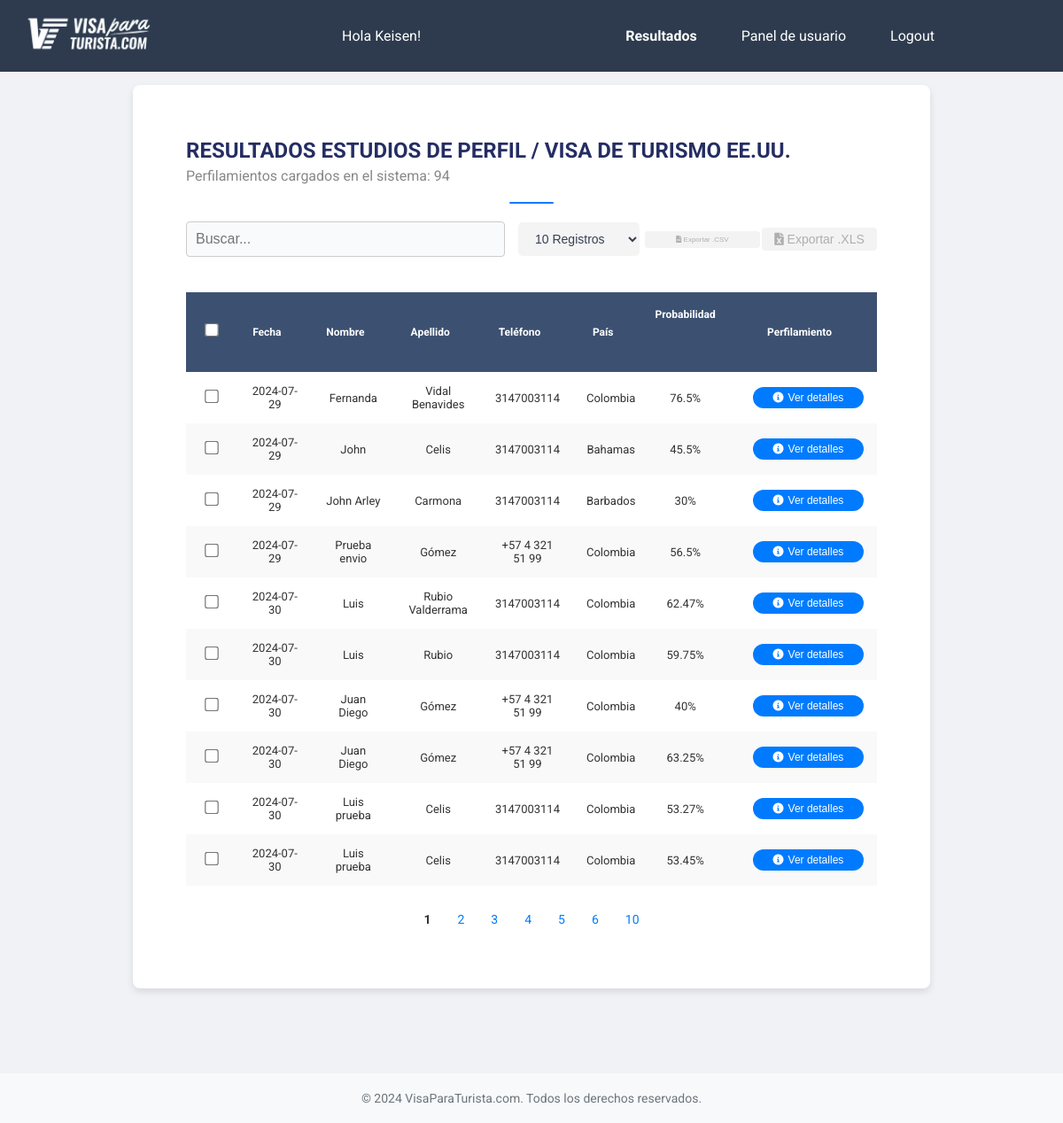
The app's page /results (signed in) with its own data.
### models.py (models this page shows, shortened)
class User(UserMixin, db.Model):
    id = db.Column(db.Integer, primary_key=True)
    username = db.Column(db.String(100), unique=True, nullable=False)
    name = db.Column(db.String(100), nullable=False)
    email = db.Column(db.String(100), nullable=False, unique=True)
    telefono = db.Column(db.Integer, nullable=False)
    password_hash = db.Column(db.String(130), nullable=False)
    roles = db.relationship("Roles", secondary="user_roles", back_populates="users")
    @hybrid_property
    def password(self):
        raise AttributeError('password is not a readable attribute')

class FormResult(db.Model):
  id = db.Column(db.Integer, primary_key=True)
  fecha = db.Column(db.String(50), nullable=False)
  nombre = db.Column(db.String(100), nullable=False)
  apellidos = db.Column(db.String(100), nullable=False)
  email = db.Column(db.String(100), nullable=False)
  telefono = db.Column(db.String(50), nullable=False)
  pais_residencia = db.Column(db.String(100), nullable=False)
  edad = db.Column(db.Integer, nullable=False)
  estado_civil = db.Column(db.String(50), nullable=False)
  hijos = db.Column(db.String(50), nullable=False)
  vivienda = db.Column(db.String(100), nullable=False)
  profesion = db.Column(db.String(100), nullable=False)
  nivel_educacion = db.Column(db.String(100), nullable=False)
  tiempo_empleo = db.Column(db.String(100), nullable=False)
  propietario = db.Column(db.String(50), nullable=False)
  ingresos = db.Column(db.Integer, nullable=False)
  impuestos = db.Column(db.String(50), nullable=False)
  propiedades = db.Column(db.String(100), nullable=False)
  viajes = db.Column(db.String(100), nullable=False)
  familiares_eeuu = db.Column(db.String(100), nullable=False)
  familiares_visa = db.Column(db.String(100), nullable=False)
  visa_negada = db.Column(db.String(100), nullable=False)
  antecedentes = db.Column(db.String(100), nullable=False)
  enfermedades = db.Column(db.String(100), nullable=False)
  visa_otra = db.Column(db.String(100), nullable=False)
  problemas_migratorios = db.Column(db.String(100), nullable=False)
  nacionalidad = db.Column(db.String(100), nullable=False)
  calificacion = db.Column(db.Integer, nullable=False)
  calificacion_pais_residencia_ChatGPT = db.Column(db.Text, nullable=True)
  calificacion_edad_ChatGPT = db.Column(db.Text, nullable=True)
  calificacion_estado_civil_ChatGPT = db.Column(db.Text, nullable=True)
  calificacion_hijos_ChatGPT = db.Column(db.Text, nullable=True)
  calificacion_vivienda_ChatGPT = db.Column(db.Text, nullable=True)
  calificacion_profesion_ChatGPT = db.Column(db.Text, nullable=True)
  calificacion_nivel_educacion_ChatGPT = db.Column(db.Text, nullable=True)
  calificacion_tiempo_empleo_ChatGPT = db.Column(db.Text, nullable=True)
  calificacion_propietario_ChatGPT = db.Column(db.Text, nullable=True)
  calificacion_ingresos_ChatGPT = db.Column(db.Text, nullable=True)
  calificacion_impuestos_ChatGPT = db.Column(db.Text, nullable=True)
  calificacion_propiedades_ChatGPT = db.Column(db.Text, nullable=True)
  calificacion_viajes_ChatGPT = db.Column(db.Text, nullable=True)
  calificacion_familiares_eeuu_ChatGPT = db.Column(db.Text, nullable=True)
  calificacion_familiares_visa_ChatGPT = db.Column(db.Text, nullable=True)
  calificacion_visa_negada_ChatGPT = db.Column(db.Text, nullable=True)
  calificacion_antecedentes_ChatGPT = db.Column(db.Text, nullable=True)
  calificacion_enfermedades_ChatGPT = db.Column(db.Text, nullable=True)
  calificacion_visa_otra_ChatGPT = db.Column(db.Text, nullable=True)
  calificacion_problemas_migratorios_ChatGPT = db.Column(db.Text, nullable=True)
  calificacion_nacionalidad_ChatGPT = db.Column(db.Text, nullable=True)
  calificacion_criterios_confidenciales_ChatGPT = db.Column(db.Text, nullable=True)
  probabilidad = db.Column(db.Integer, nullable=False)
  sugerencia_1_ChatGPT = db.Column(db.Text, nullable=True)
  sugerencia_2_ChatGPT = db.Column(db.Text, nullable=True)
  sugerencia_3_ChatGPT = db.Column(db.Text, nullable=True)
  calificacion_categoria_informacion_demografica_familiar_ChatGPT = db.Column(db.Text, nullable=True)
  calificacion_categoria_educacion_empleo_ChatGPT = db.Column(db.Text, nullable=True)
  calificacion_categoria_propiedades_activos_ChatGPT = db.Column(db.Text, nullable=True)
  calificacion_categoria_antecedentes_experiencia_viaje_ChatGPT = db.Column(db.Text, nullable=True)
  calificacion_categoria_criterios_confidenciales_ChatGPT = db.Column(db.Text, nullable=True)
  notas = db.Column(db.Text, nullable=True)
  pdf_path = db.Column(db.String(200), nullable=False)

### app.py (the view)
@admin_permission.require(http_exception=403)
@user_permission.require(http_exception=403)
@app.route('/results')
@login_required
def results():
    results = FormResult.query.all()
    return render_template('results.html', results=results)

### app.py (called while the page is built)
@login_manager.user_loader
def load_user(id):
    return User.query.get(int(id))

### templates/results.html (shortened to what this page needs)
<!DOCTYPE html>
<html lang="es">
  <head>
    <link
      rel="stylesheet"
      href="{{ url_for('static', filename='estilos.css') }}"
    />
    <link
      rel="stylesheet"
      href="https://cdnjs.cloudflare.com/ajax/libs/font-awesome/6.0.0-beta3/css/all.min.css"
    />
  </head>
  <body>
    {% include 'base.html' %}
    {% block content %}
    <div class="container">
      <div class="header">
        <h1>RESULTADOS ESTUDIOS DE PERFIL / VISA DE TURISMO EE.UU.</h1>
        <div class="results-info">
          Perfilamientos cargados en el sistema: {{ results|length }}
        </div>
        <div class="separator"></div>
      </div>
      <div class="actions">
        <input
          type="text"
          id="search-input"
          class="search-input"
          placeholder="Buscar..."
        />
        <select id="recordsPerPage" class="btn">
          <option value="10">10 Registros</option>
        </select>
        <button
          class="btn export-button disabled"
          onclick="exportTableToCSV('results.csv')"
          disabled
        >
          <i class="fas fa-file-csv"></i> Exportar .CSV
        </button>
        <button
          class="btn export-button xls disabled"
          onclick="exportTableToXLS('results.xls')"
          disabled
        >
          <i class="fas fa-file-excel"></i> Exportar .XLS
        </button>
      </div>
      <div class="table-container">
        <table id="results-table" class="fixed-table">
          <thead>
            <tr>
              <th class="col-checkbox">
                <input type="checkbox" id="select-all" />
              </th>
              <th class="col-fecha sortable" onclick="sortTable(1)">
                Fecha
              </th>
              <th class="col-nombre sortable" onclick="sortTable(2)">
                Nombre
              </th>
              <th class="col-apellido sortable" onclick="sortTable(3)">
                Apellido
              </th>
              <th class="col-telefono sortable" onclick="sortTable(4)">
                Teléfono
              </th>
              <th class="col-pais sortable" onclick="sortTable(5)">
                País
              </th>
              <th class="col-probabilidad sortable" onclick="sortTable(6)">
                Probabilidad
              </th>
              <th class="col-reporte">Perfilamiento</th>
            </tr>
          </thead>
          <tbody>
            {% for result in results %}
            <tr
              data-href="{{ url_for('detail', id=result.id) }}"
              class="clickable-row"
            >
              <td class="col-checkbox">
                <input type="checkbox" class="row-checkbox" />
              </td>
              <td class="col-fecha">{{ result.fecha }}</td>
              <td class="col-nombre">{{ result.nombre }}</td>
              <td class="col-apellido">{{ result.apellidos }}</td>
              <td class="col-telefono">{{ result.telefono }}</td>
              <td class="col-pais">{{ result.pais_residencia }}</td>
              <td class="col-probabilidad">{{ result.probabilidad }}%</td>
              <td class="col-reporte">
                <button
                  class="download-button rounded-icon"
                  onclick="window.location.href='{{ url_for('download', filename=result.pdf_path.split('/')[-1]) }}'"
                >
                  <i class="fa-solid fa-circle-info" style="color: #ffffff"></i>
                  Ver detalles
                </button>
              </td>
            </tr>
            {% endfor %}
          </tbody>
        </table>
      </div>
      <div class="pagination" id="pagination-container">
      </div>
    </div>
    <footer class="footer-simple">
      <div class="footer-content">
        &copy; 2024 VisaParaTurista.com. Todos los derechos reservados.
      </div>
    </footer>
    {% endblock %}
  </body>
</html>

### templates/base.html (shortened to what this page needs)
<!DOCTYPE html>
<html lang="es">
  <head>
    <link
      rel="stylesheet"
      href="{{ url_for('static', filename='estilos.css') }}"
    />
    <link
      rel="stylesheet"
      href="https://cdnjs.cloudflare.com/ajax/libs/font-awesome/5.15.4/css/all.min.css"
    />
  </head>
  <body>
    <nav class="navbar">
      <div class="topbar">
        <a href="/">
          <img
            src="../static/images/navbar.png"
            alt="Logo visa par turistas"
            class="logo-topbar"
          />
        </a>
        Hola {{ current_user.username }}!
        <div class="topbar-menu menu-adjustable">
          {% if current_user.is_authenticated %}
          {% if current_user.roles[0].id == 1 %}
              <a href="/" class="{% if request.path == '/' %}active{% endif %}">Formulario</a>
              <a href="/results" class="{% if request.path == '/results' %}active{% endif %}">Resultados</a>
              <a href="/admin-dashboard" class="{% if request.path == '/admin-dashboard' %}active{% endif %}">Panel de admin</a>
          {% else %}
              <a href="/results" class="{% if request.path == '/results' %}active{% endif %}">Resultados</a>
              <a href="/user-dashboard" class="{% if request.path == '/user-dashboard' %}active{% endif %}">Panel de usuario</a>
          {% endif %}
          {% endif %}
          {% if current_user.is_authenticated %}
          <a
            href="{{ url_for('logout') }}"
            class="{% if request.path == url_for('logout') %}active{% endif %}"
            >Logout</a
          >
          {% else %}
          <a
            href="{{ url_for('login') }}"
            class="{% if request.path == url_for('login') %}active{% endif %}"
            >Login</a
          >
          {% endif %}
        </div>
      </div>
    </nav>
  </body>
</html>

### templates/results.html (style rules this page uses)
body { font-family: Arial, sans-serif; background-color: #f9f9f9; color: #333; margin: 0; padding: 0; }
.container { max-width: 1000px; margin: 100px auto 20px auto; background-color: #fff; padding: 20px; border-radius: 8px; box-shadow: 0 0 10px rgba(0, 0, 0, 0.1); }
.header { margin-bottom: 20px; }
.header h1 { font-size: 24px; margin: 0; text-transform: uppercase; text-align: left; }
.header .results-info { font-size: 16px; color: #888; text-align: left; margin-top: 5px; }
.separator { width: 100%; height: 2px; background-color: #ccc; margin: 20px 0; }
.actions { display: flex; align-items: center; margin-bottom: 20px; }
.actions .search-input { flex-grow: 1; padding: 10px; border: 1px solid #ccc; border-radius: 4px; margin-right: 2px; max-width: 60%; }
.actions select { background-color: #f4f4f4; width: auto; padding: 5px 10px; border: 1px solid #b0b0b0; border-radius: 4px; margin-right: 10px; max-width: 130px; }
.actions .export-button { background-color: #007bff; color: white; border: none; padding: 5px 10px; border-radius: 4px; cursor: pointer; font-size: 12px; margin-right: 10px; white-space: nowrap; transition: background-color 0.3s, box-shadow 0.3s; }
.actions .export-button.disabled { background-color: #f3f3f3; color: #afafaf; cursor: not-allowed; }
.actions .export-button.xls { background-color: #28a745; font-size: 12px; }
.actions .export-button.xls.disabled { background-color: #f3f3f3; color: #afafaf; cursor: not-allowed; }
table { width: 100%; border-collapse: collapse; margin-bottom: 20px; border: none; }
thead { background-color: #333; color: white; }
th, td { padding: 10px; border: none; text-align: center; vertical-align: middle; }
th input[type="checkbox"], td input[type="checkbox"] { margin: 0; }
tbody tr:nth-child(even) { background-color: #f9f9f9; }
.pagination { display: flex; justify-content: center; align-items: center; }
input[type="checkbox"] { transform: scale(1.2); margin-right: 10px; }
:root { --button-width: 115px; --button-margin: 5px 0; }
:root { --button-width: 125px; --button-margin-top-bottom: 5px; --button-margin-left: 20px; }
.download-button.rounded-icon { background-color: #007bff; color: white; border: none; padding: 6px 6px; border-radius: 12px; cursor: pointer; font-size: 12px; transition: background-color 0.3s, box-shadow 0.3s; display: flex; align-items: center; justify-content: center; width: var(--button-width); margin: var(--button-margin-top-bottom) 0 var(--button-margin-top-bottom) var(--button-margin-left); }
.download-button.rounded-icon i { margin-right: 7px; }
.table-container td { text-align: center; vertical-align: middle; }
th.sortable { cursor: pointer; }
th { text-align: center; }
.fixed-table th, .fixed-table td { --col-checkbox-width: 40px; --col-fecha-width: 90px; --col-nombre-width: 150px; --col-apellido-width: 150px; --col-email-width: 200px; --col-telefono-width: 150px; --col-pais-width: 100px; --col-probabilidad-width: 100px; --col-reporte-width: 150px; }
.fixed-table .col-checkbox { width: var(--col-checkbox-width); }
.fixed-table .col-nombre { width: var(--col-nombre-width); }
.fixed-table .col-apellido { width: var(--col-apellido-width); }
.fixed-table .col-telefono { width: var(--col-telefono-width); }
.fixed-table .col-pais { width: var(--col-pais-width); }
.fixed-table .col-probabilidad { width: var(--col-probabilidad-width); }
.fixed-table .col-reporte { width: var(--col-reporte-width); }
.footer-simple { background-color: #f0f0f0; color: #333; padding: 20px; text-align: center; width: 100%; }
.footer-simple .footer-content { max-width: 1000px; margin: 0 auto; font-size: 14px; }
.logo-topbar { width: 10rem; }

### records on screen
User: username "Keisen"
FormResult: fecha "2024-07-29", nombre "Fernanda", apellidos "Vidal Benavides", telefono "3147003114", pais_residencia "Colombia", probabilidad "76.5"
FormResult: fecha "2024-07-29", nombre "John", apellidos "Celis", telefono "3147003114", pais_residencia "Bahamas", probabilidad "45.5"
FormResult: fecha "2024-07-29", nombre "John Arley", apellidos "Carmona", telefono "3147003114", pais_residencia "Barbados", probabilidad "30"
FormResult: fecha "2024-07-29", nombre "Prueba envio", apellidos "Gómez", telefono "+57 4 321 51 99", pais_residencia "Colombia", probabilidad "56.5"
FormResult: fecha "2024-07-30", nombre "Luis", apellidos "Rubio Valderrama", telefono "3147003114", pais_residencia "Colombia", probabilidad "62.47"
FormResult: fecha "2024-07-30", nombre "Luis", apellidos "Rubio", telefono "3147003114", pais_residencia "Colombia", probabilidad "59.75"
FormResult: fecha "2024-07-30", nombre "Juan Diego", apellidos "Gómez", telefono "+57 4 321 51 99", pais_residencia "Colombia", probabilidad "40"
FormResult: fecha "2024-07-30", nombre "Juan Diego", apellidos "Gómez", telefono "+57 4 321 51 99", pais_residencia "Colombia", probabilidad "63.25"
FormResult: fecha "2024-07-30", nombre "Luis prueba", apellidos "Celis", telefono "3147003114", pais_residencia "Colombia", probabilidad "53.27"
FormResult: fecha "2024-07-30", nombre "Luis prueba", apellidos "Celis", telefono "3147003114", pais_residencia "Colombia", probabilidad "53.45"

### other values on screen
{{ results|length }} "94"
